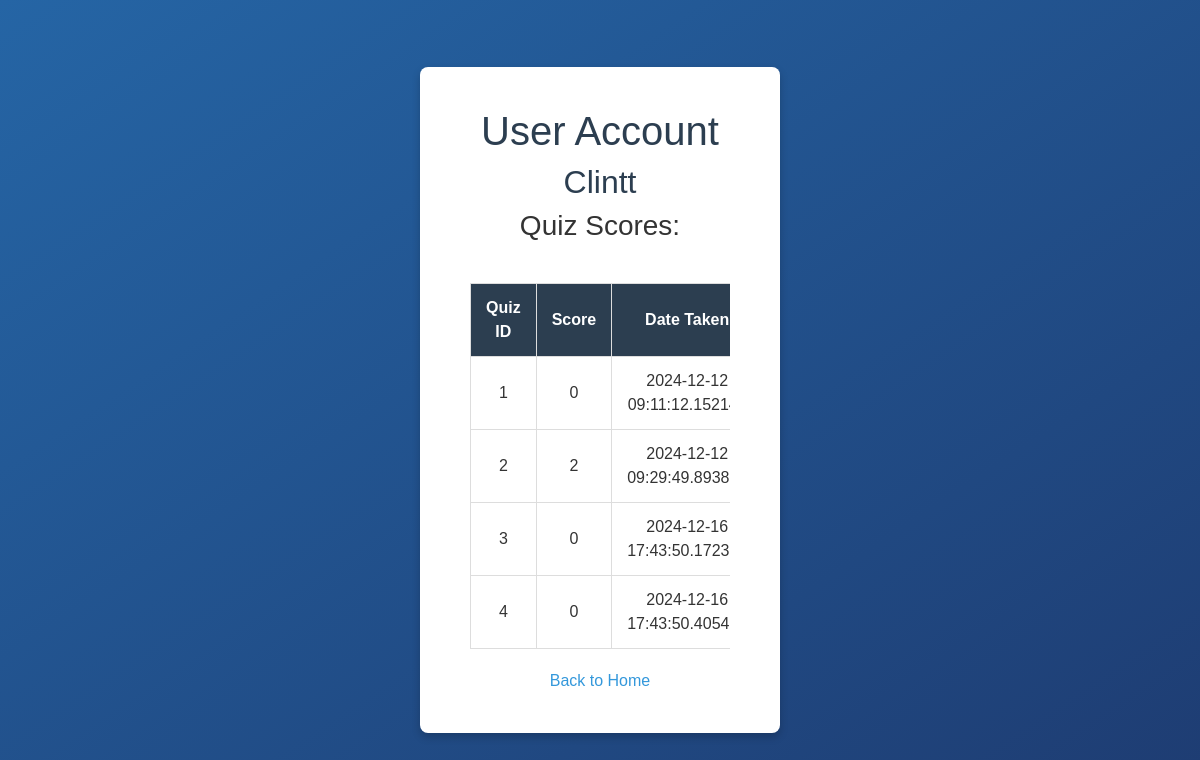
Page /user/1 on the committed database.
### app.py (models this page shows)
class User(db.Model):
    id = db.Column(db.Integer, primary_key=True)
    username = db.Column(db.String(150), unique=True, nullable=False)
    password = db.Column(db.String(150), nullable=False)
    quizzes = db.relationship('QuizResult', backref='user', lazy=True)

class QuizResult(db.Model):
    id = db.Column(db.Integer, primary_key=True)
    user_id = db.Column(db.Integer, db.ForeignKey('user.id'), nullable=False)
    score = db.Column(db.Integer, nullable=False)
    date_taken = db.Column(db.DateTime, default=datetime.datetime.utcnow)

### app.py (the view)
@app.route('/user/<int:user_id>', methods=['GET'])
def user_account(user_id):
    user = User.query.get_or_404(user_id)
    quizzes = QuizResult.query.filter_by(user_id=user_id).all()
    return render_template('user_account.html', user=user, quizzes=quizzes)

### templates/user_account.html (shortened to what this page needs)
<!DOCTYPE html>
<html lang="en">
<head>
    <link rel="stylesheet" href="https://cdn.jsdelivr.net/npm/bootstrap@5.3.0/dist/css/bootstrap.min.css">
    <link rel="stylesheet" type="text/css" href="{{ url_for('static', filename='css/styles.css') }}">
</head>
<body class="auth-page">
    <div class="auth-container">
        <h1>User Account</h1>
        <h2>{{ user.username }}</h2>
        <h3>Quiz Scores:</h3>
        {% if quizzes %}
            <div class="table-container">
                <table>
                    <thead>
                        <tr>
                            <th>Quiz ID</th>
                            <th>Score</th>
                            <th>Date Taken</th>
                        </tr>
                    </thead>
                    <tbody>
                        {% for quiz in quizzes %}
                            <tr>
                                <td>{{ quiz.id }}</td>
                                <td>{{ quiz.score }}</td>
                                <td>{{ quiz.date_taken }}</td>
                            </tr>
                        {% endfor %}
                    </tbody>
                </table>
            </div>
        {% else %}
            <p>No quizzes taken yet.</p>
        {% endif %}
        <a href="/" class="btn-secondary">Back to Home</a>
    </div>
</body>
</html>

### static/css/styles.css (style rules this page uses)
body { font-family: Arial, sans-serif; margin: 0; padding: 0; background-color: #f4f4f9; color: #333; display: flex; flex-direction: column; min-height: 100vh; }
h1, h2 { color: #2c3e50; }
a { text-decoration: none; color: #3498db; }
a, a:link, a:visited, a:hover, a:active, a:focus, button, button:focus { text-decoration: none; outline: none; }
body.auth-page { background: linear-gradient(to bottom right, #2565a5, #1e3c72); display: flex; justify-content: center; align-items: center; height: 100vh; margin: 0; }
.auth-container { background: #fff; padding: 40px 50px; border-radius: 8px; box-shadow: 0 4px 8px rgba(0, 0, 0, 0.2); width: 30%; max-width: 90%; text-align: center; margin: 20px auto; }
.table-container { overflow-x: auto; margin-top: 20px; }
table { width: 100%; border-collapse: collapse; margin: 20px 0; }
table th, table td { text-align: center; padding: 12px 15px; border: 1px solid #ddd; }
table thead th { background-color: #2c3e50; color: #fff; }

### rows in the picture
User: username "Clintt"
QuizResult: id "1", score "0", date_taken "2024-12-12…"
QuizResult: id "2", score "2", date_taken "2024-12-12…"
QuizResult: id "3", score "0", date_taken "2024-12-16…"
QuizResult: id "4", score "0", date_taken "2024-12-16…"
